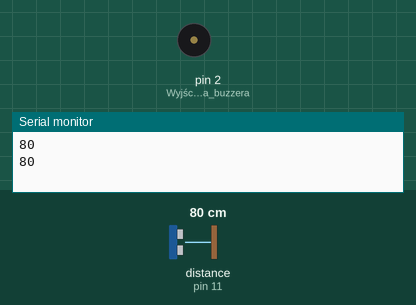
A sketch run on a simulated Arduino Uno, built with avr-gcc and run on an emulated ATmega328P. Shown: buzzer (waves = sounding, pin HIGH), the last lines printed to the serial monitor. Wiring (inferred from the names in the program): ultrasonic range finder: trigger pin 12; echo pin 11. Inputs (shaded band) come from the test bench; at power-on: distance to the obstacle (sensor on pin 11) 80 cm. The echo pulse lasts 58.3 µs per cm; pins used as bus, display or sensor lines are not drawn.

Above: at 1.8 s.
1.9 s: distance to the obstacle (sensor on pin 11) set to 22 cm
3.4 s: distance to the obstacle (sensor on pin 11) set to 18 cm
At 4.9 s:
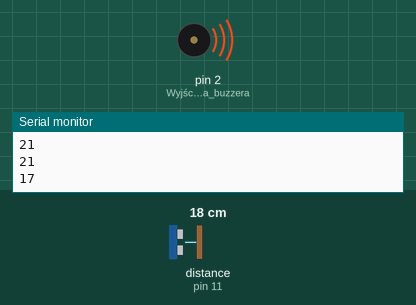
5.5 s: distance to the obstacle (sensor on pin 11) set to 35 cm
At 6.6 s:
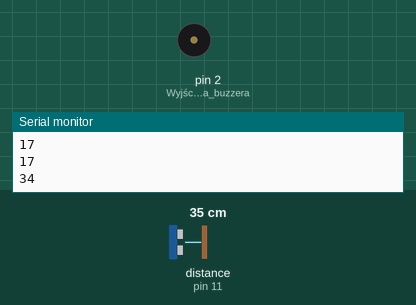
7.5 s: distance to the obstacle (sensor on pin 11) set to 2 cm
At 8.3 s:
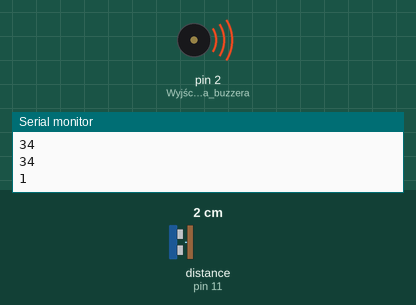
Timing chart, 0 to 10.5 s (numbered marks = the images above; inputs shaded):
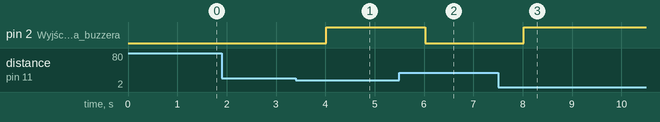

Measured:
- the behaviour switches between 21 and 20 cm on distance to the obstacle (sensor on pin 11) (found by bisection; images 0 and 1)
- after the input at 3.4 s, pin 2 (Wyjście_dla_buzzera): LOW → HIGH after 0.62 s
- after the input at 5.5 s, pin 2 (Wyjście_dla_buzzera): HIGH → LOW after 0.52 s
- after the input at 7.5 s, pin 2 (Wyjście_dla_buzzera): LOW → HIGH after 0.52 s

The sketch:

czujnik.ino
```cpp
#define trigPin 12
#define echoPin 11

void setup() {
  Serial.begin (9600);
  pinMode(trigPin, OUTPUT); //Pin, do którego podłączymy trig jako wyjście
  pinMode(echoPin, INPUT); //a echo, jako wejście
  pinMode(2, OUTPUT); //Wyjście dla buzzera
}

void loop() {
  zakres(20); //Włącz alarm, jeśli w odległości od 10 do 25 cm od czujnika jest przeszkoda
  delay(1000);
// wysla pomiar co 1 s
}

int zmierzOdleglosc() {
  long czas, dystans;

  digitalWrite(trigPin, LOW);
  delayMicroseconds(2);
  digitalWrite(trigPin, HIGH);
  delayMicroseconds(10);
  digitalWrite(trigPin, LOW);

  czas = pulseIn(echoPin, HIGH);
  dystans = czas / 58;

  return dystans;
}

void zakres(int a) {
  int jakDaleko = zmierzOdleglosc();
  if (jakDaleko < a) {
      digitalWrite(2, HIGH); //Włączamy buzzer
      Serial.println(jakDaleko); // Wysyłanie odległości na port szeregowy
  } else {
      digitalWrite(2, LOW); //Wyłączamy buzzer, gdy obiekt poza zakresem
      Serial.println(jakDaleko); // Wysyłanie odległości na port szeregowy
  }
}
```
